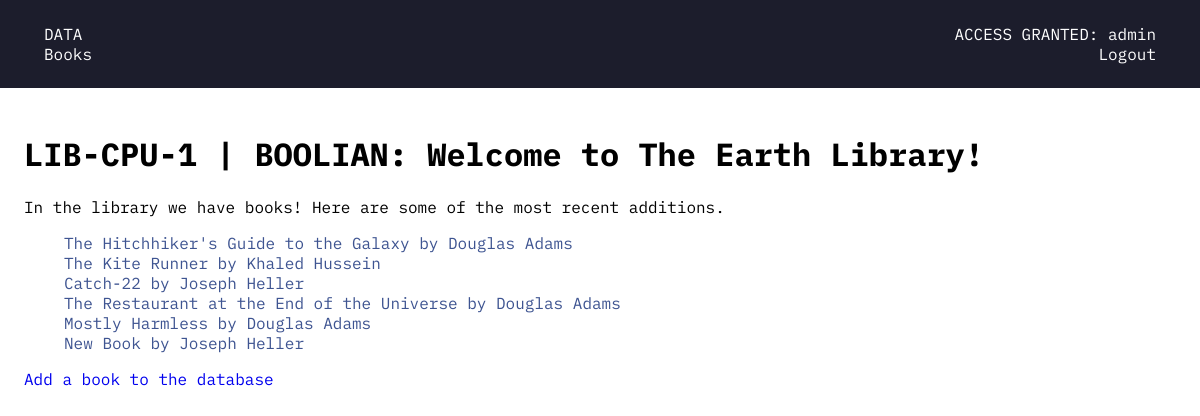
The app's page /books/ (signed in) with its own data.
### books/models.py (models this page shows, shortened)
class Book(models.Model):
    title = models.CharField(max_length=200)
    author = models.ForeignKey(Author, on_delete=models.CASCADE)
    borrower = models.ForeignKey(User, on_delete=models.SET_NULL, null=True)

class Author(models.Model):
    name = models.CharField(max_length=100)
    def __str__(self):
        return self.name

### books/views.py (the view)
# urls.py: path('', views.index, name='index'),
def index(req):
    data = Book.objects.all()
    return render(req, 'books/index.html', {'books': data})

### books/templates/books/index.html
{% extends "books/base.html" %}
{% block content %}
    <h1>LIB-CPU-1 | BOOLIAN: Welcome to The Earth Library!</h1>
    <p>In the library we have books! Here are some of the most recent additions.</p>
    <ul id="books-container">
        {% for book in books %}
            <li>
                <a href="{% url 'books:show' book.id %}">
                    {{ book.title }} by {{book.author}}
                </a>
            </li>
        {% endfor %}
    </ul>
    {% if user.is_authenticated %}
    <a href="{% url 'books:new' %}">Add a book to the database</a>
    {% endif %}
{% endblock content %}

### books/templates/books/base.html (shortened to what this page needs)
{% load static %}
<!DOCTYPE html>
<html lang="en">
<head>
    <link rel="stylesheet" href="{% static 'css/main.css' %}">
</head>
<body>
    <nav>
        <div class="linkset left">
            <p>DATA</p>
            <a href="{% url 'books:index' %}">Books</a>
        </div>
        <div class="linkset right">
        {% if user.is_authenticated %}
            <p>ACCESS GRANTED: {{user}}</p>
            <a href="{% url 'users:logout' %}">Logout</a>
        {% else %}
            <a href="{% url 'users:login' %}">Login</a>
            <a href="{% url 'users:register' %}">Register</a>
        {% endif %}
        </div>
    </nav>
    <main>
        {% block content%}
        {% endblock %}
    </main>
</body>
</html>

### books/static/css/main.css (style rules this page uses)
:root { --primary-font: 'IBM PLex Mono', monospace; --header-font: 'IBM PLex Mono', sans-serif; }
* { box-sizing: border-box; }
html, body { margin: 0; }
body { font-family: var(--primary-font); }
h1 { font-family: var(--header-font); font-weight: bold; }
nav { width: 100vw; padding: 1.5rem; display: flex; justify-content: space-between; background-color: rgb(28, 29, 44); }
.linkset > * { margin: 0 20px; color: white; font-size: 0.8rem; }
.right { text-align: right; }
.left { text-align: left; }
a { cursor: pointer; text-decoration: none; }
main { padding: 1.5rem; }
ul li { list-style: none; }
li a { color: rgb(62, 84, 145); }
@media only screen and (min-width: 480px) { .linkset > * { font-size: 1rem; } }

### records on screen
Book: title "The Hitchhiker's Guide to the Galaxy", author "Douglas Adams"
Book: title "The Kite Runner", author "Khaled Hussein"
Book: title "Catch-22", author "Joseph Heller"
Book: title "The Restaurant at the End of the Universe", author "Douglas Adams"
Book: title "Mostly Harmless", author "Douglas Adams"
Book: title "New Book", author "Joseph Heller"

### other values on screen
{{ user }} "admin"
